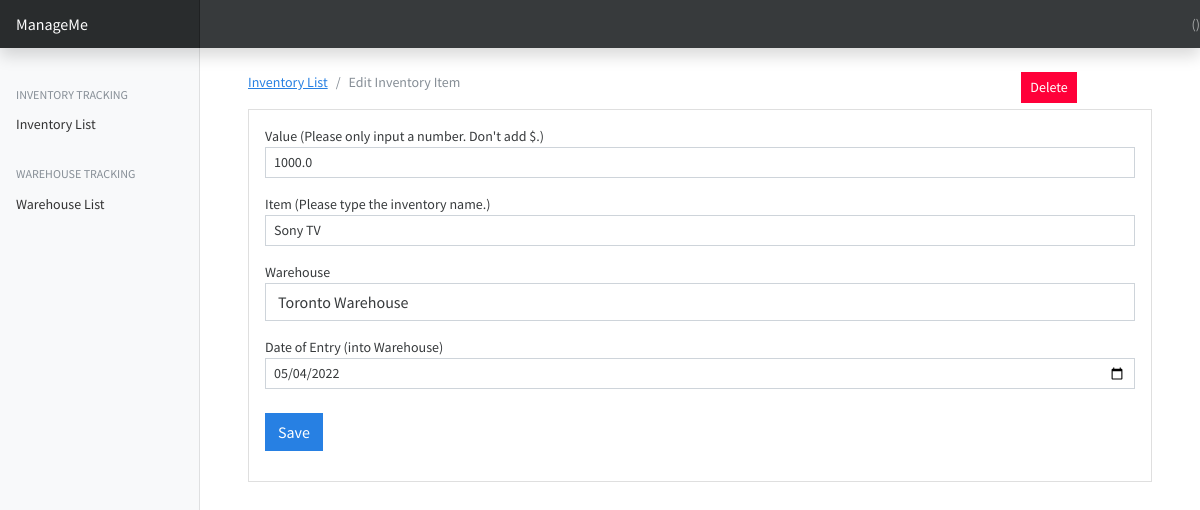
The page /edit-inventory/3 on the database its author committed.
### inventory/models.py (models this page shows, shortened)
class Inventory(models.Model):
    value = models.FloatField() # value of the inventory
    date = models.DateField(default=now) # date the inventory was added
    item = models.TextField() # item name/inventory name
    warehouse = models.CharField(max_length=250) # warehouse the inventory is associated with
    class Meta:
        ordering = ['-date'] # ordering items by date (descending order)
        verbose_name_plural = "Inventories" # Defining plural naming for Django Admin interface

### inventory/views.py (the view, shortened to what this page needs)
# urls.py: path('edit-inventory/<int:id>', views.edit_inventory, name = "edit-inventory"),
def edit_inventory(request, id):
    inventory = Inventory.objects.get(pk=id) # Obtain the particular inventory to be edited
    warehouses = Warehouse.objects.all()
    context = { 'inventory': inventory, 'entries': inventory, 'warehouses': warehouses}
    if request.method == 'GET':
        return render(request, 'inventory/edit_inventory.html', context)

### templates/inventory/edit_inventory.html (shortened to what this page needs)
{% extends 'base.html' %}
{% block content %}
<div class="container mt-4">
<div class="row">
  <div class="col-md-10">
    <nav aria-label="breadcrumb">
      <ol class="breadcrumb">
        <li class="breadcrumb-item">
          <a href="{% url 'inventory'%}">Inventory List</a>
        </li>
        <li class="breadcrumb-item active" aria-current="page">Edit Inventory Item</li>
      </ol>
    </nav>
  </div>
  <div class="col-md-2">
    <a href = "{% url 'delete-inventory' inventory.id %}" class="btn btn-danger btn-sm">Delete</a>
  </div>
</div>
  <div class="card">
    <div class="card-body">
      <form action="{% url 'edit-inventory' inventory.id %}" method="post">
        <div class="form-group ">
          <label for="">Value (Please only input a number. Don't add $.)</label>
          <input type="text" class="form-control form-control-sm" name="value" value="{{entries.value}}" />
        </div>
        <div class="form-group mt-3">
          <label for="">Item (Please type the inventory name.)</label>
          <input type="text" class="form-control form-control-sm" name="item" value="{{entries.item}}" />
        </div>
        <div class="form-group mt-3">
          <label for="">Warehouse</label>
          <select class="form-control" name="warehouse">
            <option selected name = "warehouse" value = "{{entries.warehouse}}">{{entries.warehouse}}</option>
          </select>
        </div>
        <div class="form-group mt-3">
          <label for="">Date of Entry (into Warehouse)</label>
          <input type="date" value = "{{entries.date | date:'Y-m-d'}}" class="form-control form-control-sm" name="date" />
        </div>
        <input type="submit" value="Save" class="btn btn-primary btn-primary-sm mt-4" />
      </form>
    </div>
  </div>
</div>
{% endblock %}

### inventorysystem/static/css/dashboard.css (style rules this page uses)
body { font-size: .875rem; }

### rows shown on the page
Inventory: value "1000.0", item "Sony TV", warehouse "Toronto Warehouse", date "05/04/2022"
